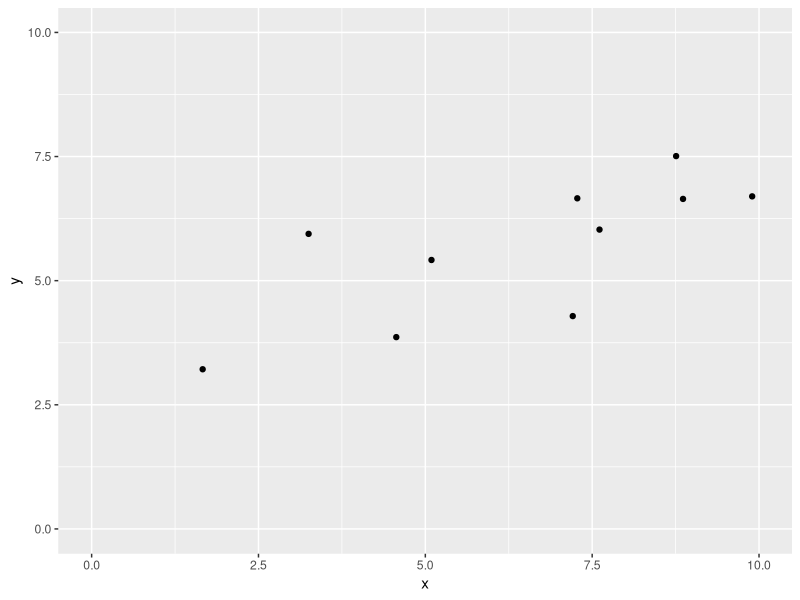
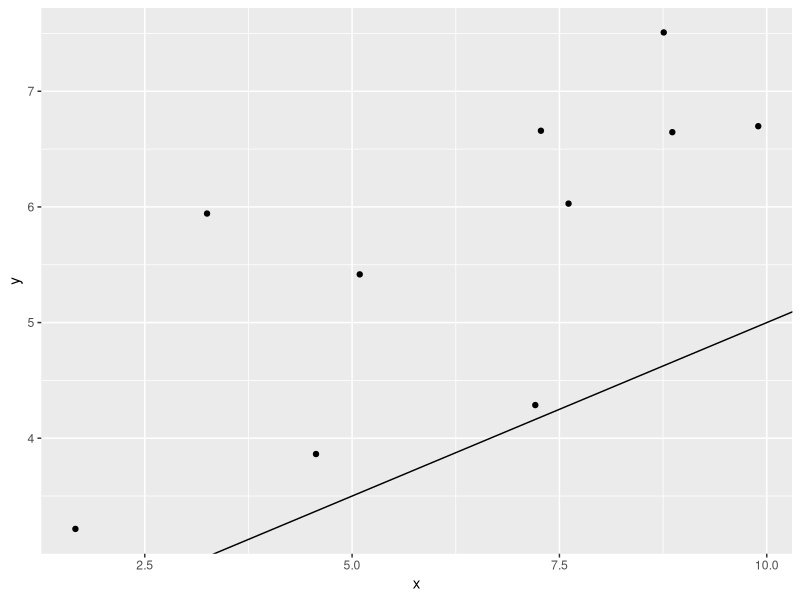
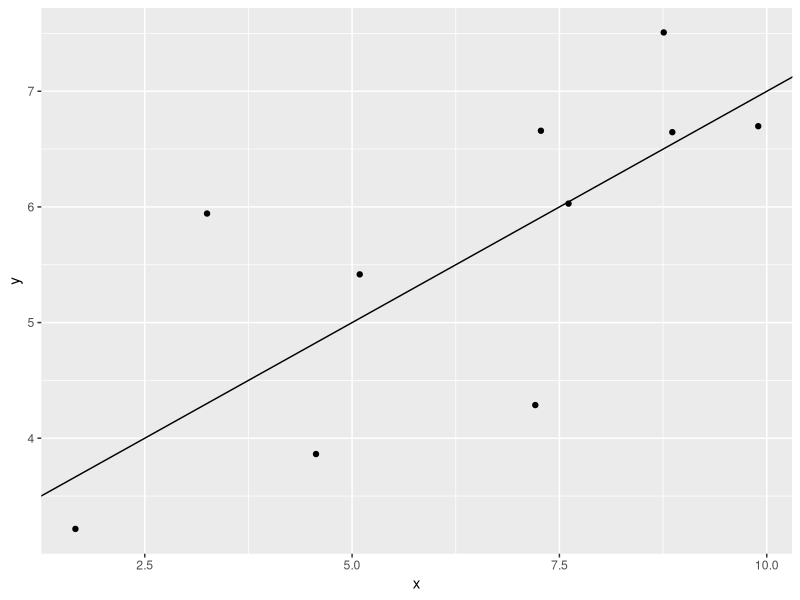
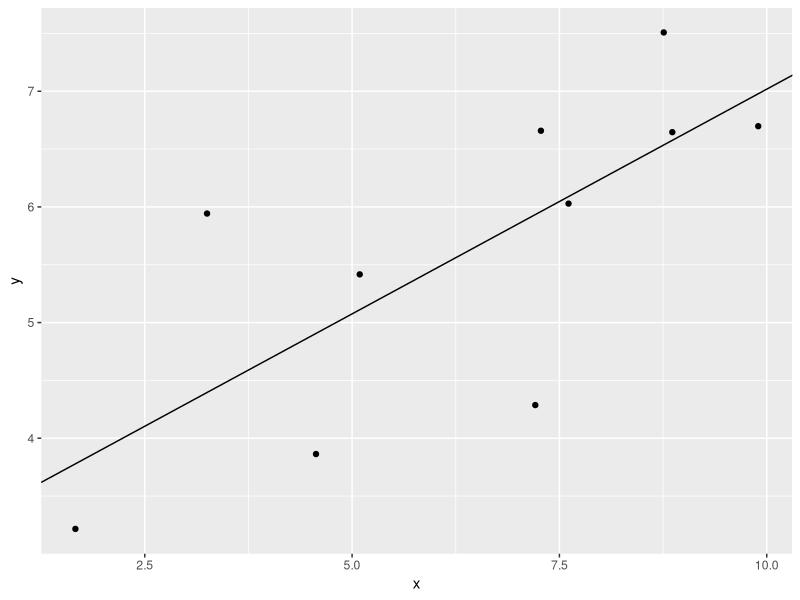
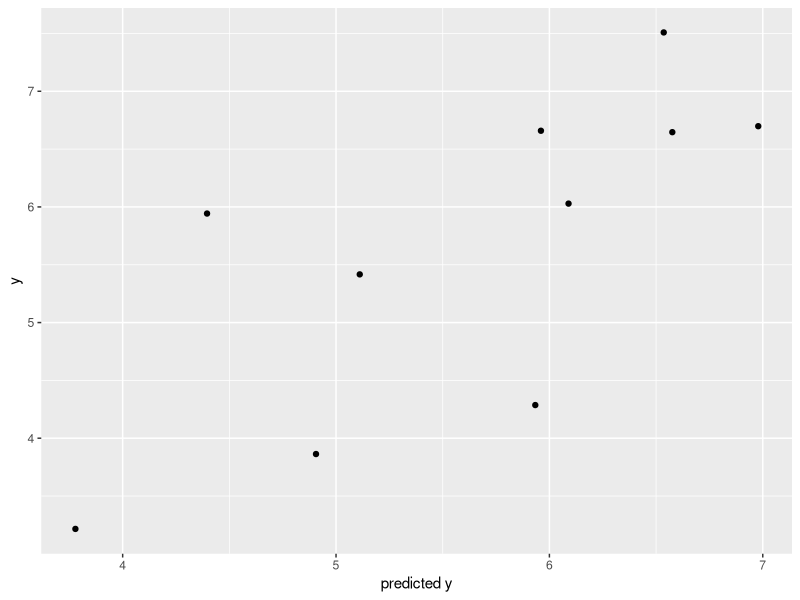
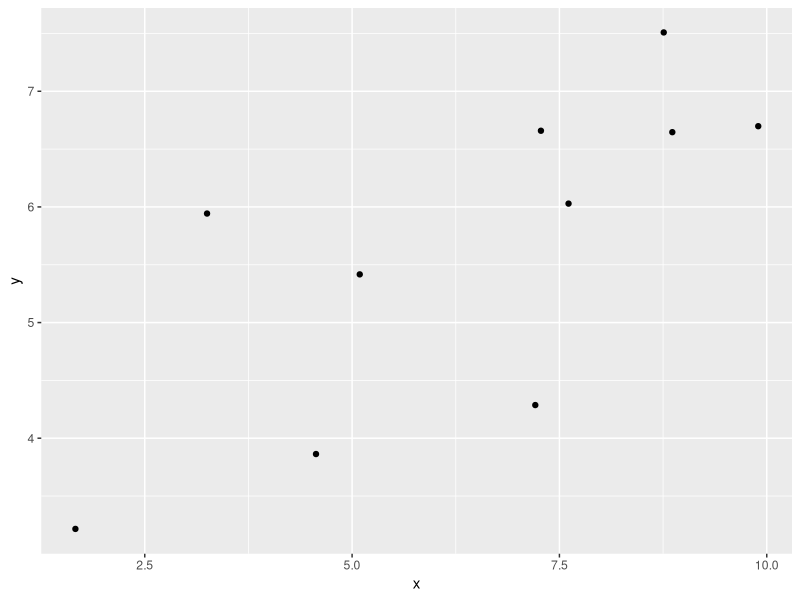
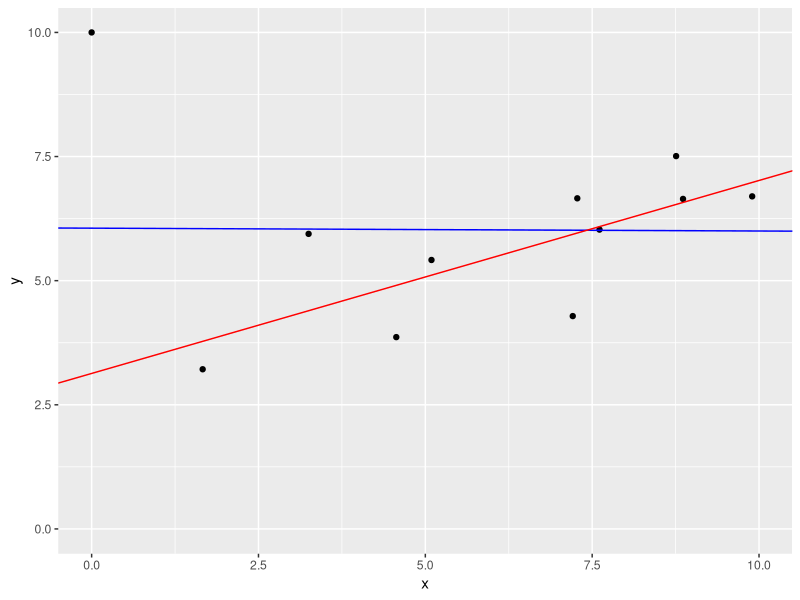
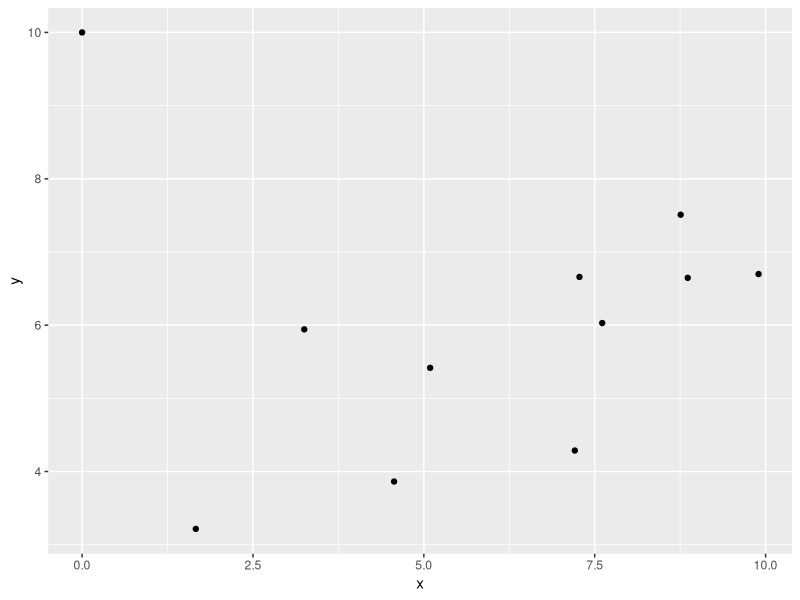

The R source for these figures, in order:
library(ggplot2)

# for 'accuracy' function
library(forecast)

### generate some data

# generate a vector of random values between 0 and 1
set.seed(12345)
x <- runif(10, min=0, max=10)
x

# choose "real" b0 and b1
b0 <- 2.5
b1 <- 0.5

# add random error terms
errs <- rnorm(10, mean=0, sd=1)
# note: rnorm() generates random data from a normal distribution
errs

y <- b0 + b1 * x + errs
y


### analyze our generated data

# plot y vs x
ggplot() + 
  geom_point(mapping = aes(x=x, y=y)) + 
  xlim(0,10) + ylim(0,10)

# make a guess at the parameters for b0 and b1 and plot with that line added
b0.guess <- 2
b1.guess <- 0.3
ggplot() + 
  geom_point(mapping = aes(x=x, y=y)) + 
  geom_abline(mapping = aes(intercept = b0.guess, slope = b1.guess))

# try another guess
b0.guess <- 3
b1.guess <- 0.4
ggplot() + 
  geom_point(mapping = aes(x=x, y=y)) + 
  geom_abline(mapping = aes(intercept = b0.guess, slope = b1.guess))

# actually use a linear model to estimate b0 and b1
# (function 'lm' is built-in to R)
linear.model <- lm(y ~ x)
summary(linear.model)

linear.model$coefficients
linear.model$coefficients[1]
linear.model$coefficients[2]

  # aside: calculate the coefficients manually
  xm <- mean(x)
  ym <- mean(y)
  b1.calc <- sum( (x-xm)*(y-ym) ) / sum( (x-xm)^2 )
  b1.calc
    # alternatively
    b1.calc <- cov(x, y) / var(x)
    b1.calc
  b0.calc <- ym - b1.calc*xm
  b0.calc
  linear.model$coefficients

b0.lm <- linear.model$coefficients[1]
b1.lm <- linear.model$coefficients[2]
ggplot() + 
  geom_point(mapping = aes(x=x, y=y)) + 
  geom_abline(mapping = aes(intercept = b0.lm, 
                            slope = b1.lm))

# why did the linear model choose these parameters instead of 3 and 0.4 ?

# calculate SSE (sum of squared errors) for the "guess" model
preds.guess <- b0.guess + b1.guess * x
errors.guess <- y - preds.guess
errors.guess
sum.squared.errors.guess <- sum(errors.guess^2)
sum.squared.errors.guess

# calculate SSE for the linear model
preds.lm <- b0.lm + b1.lm * x
errors.lm <- y - preds.lm
sum.squared.errors.lm <- sum(errors.lm^2)
sum.squared.errors.lm

# which one is better?


# calculate RMSE, ME, MPE, MAPE, MAE

# ME (mean error)
me.lm <- mean(errors.lm)
me.lm

# RMSE (root mean squared error)
mse.lm <- mean(errors.lm^2)
mse.lm <- sum.squared.errors.lm / length(errors.lm)
rmse.lm <- sqrt(mse.lm)
rmse.lm

# MAE (mean absolute error)
abs.errors.lm <- abs(errors.lm)
abs.errors.lm
mae.lm <- mean(abs.errors.lm)
mae.lm

# MPE (mean percentage error)
mpe.lm <- mean(errors.lm / y) * 100
mpe.lm

# MAPE (mean absolute percentage error)
mape.lm <- mean(abs.errors.lm / y) * 100
mape.lm

# or we can just use the accuracy() function from the "forecast" package 
accuracy(preds.lm, y)

# compare with the "guess" values
accuracy(preds.guess, y)
# are the model predictions best on every measure?


# compare performance metrics with correlation
cor(preds.lm,y)
cor(x,y)
cor(preds.lm,y) ^ 2
summary(linear.model)

cor(preds.lm, y)
cor(preds.lm+1, y)
cor(preds.lm+1000, y)

accuracy(preds.lm, y)
accuracy(preds.lm+1, y)


# plot actuals vs predicted values
ggplot() + 
  geom_point(mapping = aes(x=preds.lm, y=y)) + 
  xlab("predicted y")
# look familiar?
ggplot() + 
  geom_point(mapping = aes(x=x, y=y))


### add an outlier
outlier.x <- 0
outlier.y <- 10

x <- c(x, outlier.x)
y <- c(y, outlier.y)

# train a new linear regression model after adding this outlier
linear.model.outlier <- lm(y ~ x)
summary(linear.model.outlier)

# plot the points with original and new linear models
b0.lm.out <- linear.model.outlier$coefficients[1]
b1.lm.out <- linear.model.outlier$coefficients[2]
ggplot() + 
  geom_point(mapping = aes(x=x, y=y)) + 
  geom_abline(mapping = aes(intercept = b0.lm.out, 
                            slope = b1.lm.out),
              col = "blue") + 
  geom_abline(mapping = aes(intercept = b0.lm, 
                            slope = b1.lm),
              col = "red") + 
  xlim(0,10) + ylim(0,10)

# without prediction lines
ggplot() + 
  geom_point(mapping = aes(x=x, y=y))


preds.lm.out <- b0.lm.out + b1.lm.out * x

accuracy(preds.lm.out, y)

